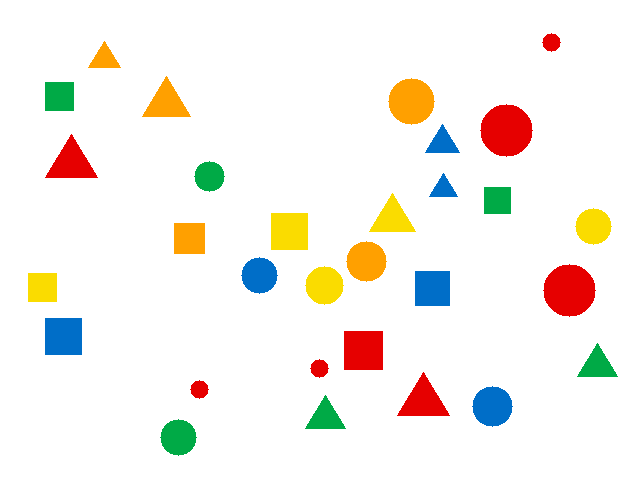
#> input picture module4_machineVision_cv-industrial-workshop/images/shapes.png, 640 x 480 px, found by its file name
$ jupyter execute 03_ok_ng_inspection.ipynb   (older library calls are emulated)
#> lines starting #> are read from the running program, lines starting #| are printed output that depends on the picture; after the words box and inside, x2 and y2 are one past the last pixel; in counts of white or black regions, pixels touching at a corner belong together
### module4_machineVision_cv-industrial-workshop/scripts/vision_camera.py
"""
vision_camera.py : แหล่งภาพที่ใช้ร่วมกันทุก Workshop
  file   = ภาพจากไฟล์
  emu    = กล้อง Basler จำลอง (ไม่ต้องมีกล้องจริง)
  basler = กล้อง Basler จริง (GigE / USB)
  webcam = webcam สำรอง

ทุกแหล่งมีคำสั่งเหมือนกัน:  frame = src.read()   และ   src.close()
frame ที่ได้เป็นภาพสี BGR (numpy array) ส่งเข้า OpenCV ได้ทันที
"""
import os

# เปิดกล้องจำลองไว้เสมอ (ไม่กระทบกล้องจริง) จึงสลับ emu กับ basler ได้โดยไม่ต้อง Restart
os.environ.setdefault('PYLON_CAMEMU', '1')

import cv2
import numpy as np

# โฟลเดอร์ images/ ของ repo (ใช้ได้ไม่ว่าจะรันจากโฟลเดอร์ไหน)
IMG_DIR = os.path.join(os.path.dirname(os.path.abspath(__file__)), "..", "images")


def img_path(name):
    """คืน path เต็มของไฟล์ภาพตัวอย่างใน images/"""
    return name if os.path.exists(name) else os.path.join(IMG_DIR, name)


# [45 lines left out: functions imread_url, set_param, pick_device, not called in this run]

class FileSource:
    # [4 lines left out: function __init__, not called in this run]

    def read(self):
        return self.img.copy()

    def close(self):
        pass


class WebcamSource:
    # [7 lines left out: function __init__, not called in this run]

    def read(self):
        ok, frame = self.cap.read()
        return frame if ok else None

    def close(self):
        self.cap.release()


class BaslerSource:
    # [58 lines left out: functions __init__, read, not called in this run]

    def close(self):
        self.cam.StopGrabbing()
        self.cam.Close()


# [24 lines left out: functions add_source_args, open_source, fit_to_screen, not called in this run]


def use_thai_font():
    """ตั้งฟอนต์ไทยให้ matplotlib ทั้ง notebook (ทั้ง show() และกราฟที่วาดเอง)
    เลือกเฉพาะฟอนต์ที่มีในเครื่องจริง: Windows = Tahoma / Leelawadee UI, Mac = Thonburi / Tahoma"""
    import logging
    import warnings
    try:
        import matplotlib.pyplot as plt
        from matplotlib import font_manager
    except ImportError:
        return
    have = {f.name for f in font_manager.fontManager.ttflist}
    thai = [f for f in ("Tahoma", "Thonburi", "Leelawadee UI", "Noto Sans Thai",
                        "Sarabun", "Loma") if f in have]
    plt.rcParams["font.family"] = thai + ["DejaVu Sans"]
    logging.getLogger("matplotlib.font_manager").setLevel(logging.ERROR)
    warnings.filterwarnings("ignore", message="Glyph .* missing from font")


use_thai_font()   # เรียกทันทีที่ import vision_camera


def show(*imgs, titles=None, size=6):
    """แสดงภาพใน Jupyter Notebook (แปลง BGR เป็น RGB ให้อัตโนมัติ)"""
    import logging
    import warnings
    import matplotlib.pyplot as plt
    # ฟอนต์ที่มีภาษาไทย: Windows = Tahoma / Leelawadee UI, Mac = Thonburi
    # เลือกเฉพาะฟอนต์ไทยที่มีในเครื่องนี้จริง จึงไม่มีข้อความ findfont ... not found
    from matplotlib import font_manager
    have = {f.name for f in font_manager.fontManager.ttflist}
    thai = [f for f in ("Tahoma", "Leelawadee UI", "Thonburi", "Noto Sans Thai") if f in have]
    plt.rcParams["font.family"] = thai + ["DejaVu Sans"]
    warnings.filterwarnings("ignore", message="Glyph")
    warnings.filterwarnings("ignore", message="findfont")
    logging.getLogger("matplotlib.font_manager").setLevel(logging.ERROR)  # findfont มาทาง logging ไม่ใช่ warnings
    n = len(imgs)
    fig, axes = plt.subplots(1, n, figsize=(size * n, size * 0.75))
    axes = [axes] if n == 1 else axes
    for i, (ax, im) in enumerate(zip(axes, imgs)):
        if im.ndim == 2:
            ax.imshow(im, cmap="gray", vmin=0, vmax=255)
        else:
            ax.imshow(cv2.cvtColor(im, cv2.COLOR_BGR2RGB))
        if titles:
            ax.set_title(titles[i])
        ax.axis("off")
    plt.tight_layout()
    plt.show()


def grab_one(source="emu", image="shapes.png", exposure_us=5000, gain=0):
    """ถ่ายภาพ 1 ภาพแล้วปิดกล้องทันที (เหมาะกับ Notebook: กล้องไม่ค้าง)
    source = "file" | "emu" | "basler" | "webcam"
    """
#> called with source = 'file', image = 'shapes.png', exposure_us = 5000, gain = 0
    if source == "file":
        return cv2.imread(img_path(image))
#> returned value is the input picture: shape (480, 640, 3); mean B, G, R 234.9, 241.3, 245.5
    if source == "webcam":
        cam = WebcamSource()
    else:
        cam = BaslerSource(emulate=(source == "emu"), image_path=img_path(image),
                           exposure_us=exposure_us, gain=gain)
    try:
        frame = None
        for _ in range(5):          # ลองหลายครั้งเผื่อเฟรมแรกยังไม่พร้อม
            frame = cam.read()
            if frame is not None:
                break
        if frame is None:
            raise RuntimeError("ถ่ายภาพไม่สำเร็จ 5 ครั้ง: ภาพจากกล้องมาไม่ครบ "
                               "ลองเช็กสาย LAN / PoE หรือปิดโปรแกรมอื่นที่ใช้กล้องอยู่")
        return frame
    finally:
        cam.close()                 # ปิดกล้องเสมอ แม้เกิด error


def put_label(img, text, org=(10, 30), scale=0.8, color=(0, 255, 255)):
    cv2.putText(img, text, org, cv2.FONT_HERSHEY_SIMPLEX, scale, (0, 0, 0), 4)
    cv2.putText(img, text, org, cv2.FONT_HERSHEY_SIMPLEX, scale, color, 2)


# ---------------------------------------------------------------
# สำหรับ Notebook 02b: เล่นกับกล้องจำลอง
# ---------------------------------------------------------------
# [28 lines left out: function grab_emu, not called in this run]


class EmuLine:
    """สายการผลิตจำลอง: กล้องจำลองส่งภาพจากโฟลเดอร์ทีละภาพ ทุกครั้งที่สั่ง Trigger
    ใช้แบบ:  line = EmuLine("line")  ->  frame = line.trigger()  ->  line.close()"""

    # [27 lines left out: functions __init__, trigger, not called in this run]

    def close(self):
        self.cam.StopGrabbing()
        self.cam.Close()


# [17 lines left out: function simulate_real, not called in this run]


class SimpleHOG:
    # HOG แบบเขียนเอง ใช้แทน cv2.HOGDescriptor ที่ไม่มีใน OpenCV 5  (ภาพ 64x48, cell 8, block 2x2, 9 ทิศ)
    def __init__(self, cell=8, bins=9):
        self.cell, self.bins = cell, bins

    # [32 lines left out: functions compute, make_hog, not called in this run]

### module4_machineVision_cv-industrial-workshop/notebooks/03_ok_ng_inspection.ipynb
# Workshop 2B: ตรวจชิ้นงาน OK / NG
โจทย์: ในถาดต้องมีชิ้นสีแดงขนาดใหญ่ **ครบตามจำนวน** ถ้าขาดหรือเกิน = **NG**
ในโรงงาน เซนเซอร์จะสั่งถ่ายภาพเมื่อชิ้นงานมาถึง (Trigger)  ใน Notebook นี้ **รัน cell ข้อ 3 หนึ่งครั้ง = Trigger หนึ่งครั้ง**

[cell 1]
import sys, os
sys.path.insert(0, os.path.abspath("../scripts"))   # ให้หาไฟล์ vision_camera.py เจอ

import cv2
import numpy as np
from vision_camera import show, grab_one, img_path, put_label
print("OpenCV", cv2.__version__, "พร้อมใช้งาน")

## 1. ตั้งค่างานตรวจ

[cell 2]
SOURCE   = "file"     # "file" | "emu" | "basler"
IMAGE    = "shapes.png"
EXPECT   = 5          # จำนวนชิ้นที่ต้องมี
H_LOW, H_HIGH = 0, 10
MIN_AREA = 1000
LOG_FILE = "inspection_log.csv"

## 2. ฟังก์ชันนับและตัดสิน

[cell 3]
def count_big(img):
    hsv = cv2.cvtColor(img, cv2.COLOR_BGR2HSV)
#> hsv: shape (480, 640, 3); mean H, S, V 3.8, 24.9, 251.9
    mask = cv2.inRange(hsv, np.array([H_LOW, 50, 50]), np.array([H_HIGH, 255, 255]))
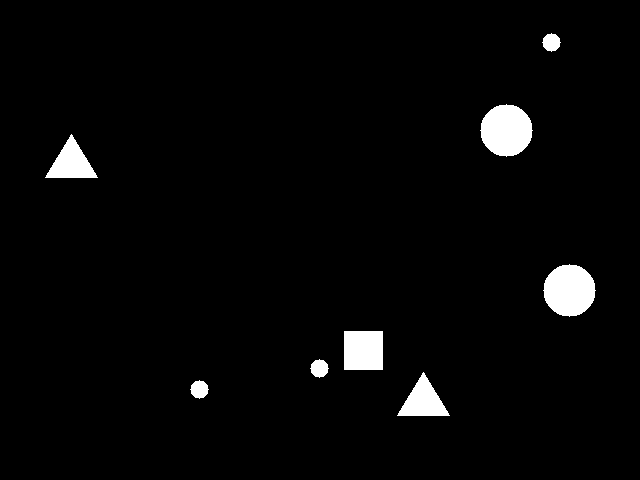
#> mask: shape (480, 640); 2.9% white; 8 white regions
    contours, _ = cv2.findContours(mask, cv2.RETR_EXTERNAL, cv2.CHAIN_APPROX_NONE)
#> contours = 8 contours; box (x1, y1, x2, y2) and area: (543, 264, 596, 317) 2048, (480, 104, 533, 157) 2048, (344, 331, 383, 370) 1444, (397, 372, 450, 416) 1118, (45, 134, 98, 178) 1118, (190, 380, 209, 399) 228, (310, 359, 329, 378) 228, (542, 33, 561, 52) 228
    boxes = [cv2.boundingRect(c) for c in contours if cv2.contourArea(c) > MIN_AREA]
#> boxes = [(397, 372, 53, 44), (344, 331, 39, 39), (543, 264, 53, 53), (45, 134, 53, 44), (480, 104, 53, 53)]
    return boxes

def judge(n):
    return "OK" if n == EXPECT else "NG"

## 3. Trigger: รัน cell นี้ซ้ำได้เรื่อยๆ
ลองเปลี่ยน `EXPECT` ใน cell ข้อ 1 เป็น 6 แล้วรันใหม่ จะได้ NG

[cell 4]
import csv, time
from datetime import datetime

t0 = time.perf_counter()
frame = grab_one(SOURCE, image=IMAGE)
boxes = count_big(frame)
verdict = judge(len(boxes))
#> verdict = 'OK'
ms = (time.perf_counter() - t0) * 1000

view = frame.copy()
for x, y, w, h in boxes:
    cv2.rectangle(view, (x, y), (x + w, y + h), (200, 0, 100), 3)
#> this loop made 5 passes
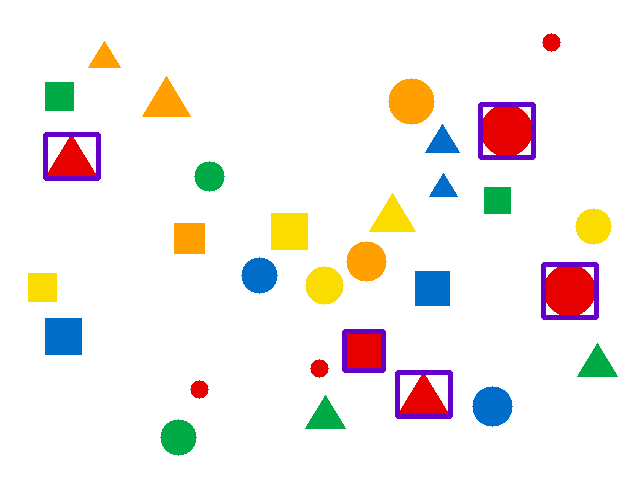
#> view: shape (480, 640, 3); 1.56% of pixels changed, all inside (x1, y1, x2, y2) = (43, 102, 599, 419)
color = (0, 160, 0) if verdict == "OK" else (0, 0, 210)
#> color = (0, 160, 0)
cv2.rectangle(view, (0, 0), (view.shape[1], 50), color, -1)
cv2.putText(view, f"{verdict}  {len(boxes)}/{EXPECT}", (10, 38),
            cv2.FONT_HERSHEY_SIMPLEX, 1.2, (255, 255, 255), 3)
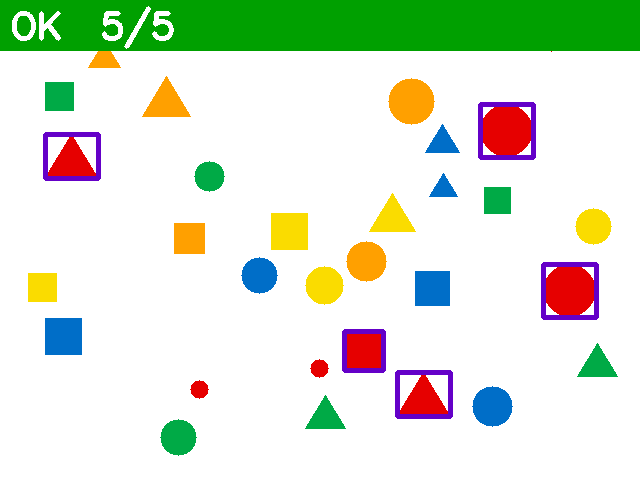
#> view: shape (480, 640, 3); mean B, G, R 209.2, 228.7, 217.4

now = datetime.now().strftime("%Y-%m-%d %H:%M:%S")
new = not os.path.exists(LOG_FILE)
with open(LOG_FILE, "a", newline="", encoding="utf-8-sig") as f:
    w = csv.writer(f)
    if new:
        w.writerow(["time", "verdict", "count", "expect", "ms"])
    w.writerow([now, verdict, len(boxes), EXPECT, f"{ms:.0f}"])

if verdict == "NG":                                   # เก็บภาพชิ้นงานเสียไว้ตรวจย้อนหลัง
    os.makedirs("ng_images", exist_ok=True)
    cv2.imwrite(f"ng_images/NG_{now.replace(':', '-')}.png", view)

print(f"{now}  ผล: {verdict}  พบ {len(boxes)} ชิ้น (ต้องมี {EXPECT})  ใช้เวลา {ms:.0f} ms")
#| 2026-11-20 05:13:30  ผล: OK  พบ 5 ชิ้น (ต้องมี 5)  ใช้เวลา 106 ms
show(view, titles=[verdict])

## 4. ดูบันทึกผลการตรวจ

[cell 5]
with open(LOG_FILE, encoding="utf-8-sig") as f:
    rows = list(csv.reader(f))[1:]
ok = sum(1 for r in rows if r[1] == "OK")
print(f"ตรวจทั้งหมด {len(rows)} ครั้ง   OK {ok}   NG {len(rows) - ok}")
for r in rows[-5:]:
    print(r)

## ลองเอง (ระดับ 2)
ให้เป็น NG ด้วย ถ้ามี **ชิ้นแดงเล็ก** ปนมา (ชิ้นที่พื้นที่น้อยกว่า `MIN_AREA`)
คำใบ้: นับ contour ทั้งหมด แล้วลบจำนวนชิ้นใหญ่

---
# ลงมือทำ: ยกระดับสถานีตรวจ OK / NG (4 ภารกิจ)
ข้างบนตรวจได้แค่ “นับครบ 5 ไหม”  สถานีจริงต้องบอกได้ว่า**เสียเพราะอะไร** และสรุปผลทั้งล็อตได้
แต่ละภารกิจมี `TODO` ให้แก้ และตัวตรวจขึ้น ✅ / ❌ ทันที  เฉลยอยู่ท้าย notebook

[cell 6]
def check(title, got, expected):
    ok = got == expected
    print(('✅ ผ่าน  ' if ok else '❌ ยัง   ') + title + f'   ได้ {got}  ต้องการ {expected}')
    return ok

EXPECT = 5                     # คืนค่าเดิม เผื่อเปลี่ยนไว้ตอนลองเอง
TRAYS = sorted(os.path.join(img_path('line'), f) for f in os.listdir(img_path('line')) if f.endswith('.png'))
print('ถาดทั้งหมด', len(TRAYS), 'ใบ:', [os.path.basename(p) for p in TRAYS])

## ภารกิจ 1: จับเศษชิ้นแตก
ชิ้นแดงที่**เล็กกว่า** `MIN_AREA` แต่ใหญ่กว่า 50 พิกเซล คือเศษของชิ้นที่แตก ต้องนับได้

[cell 7]
def count_chips(img):
    hsv = cv2.cvtColor(img, cv2.COLOR_BGR2HSV)
    mask = cv2.inRange(hsv, np.array([H_LOW, 50, 50]), np.array([H_HIGH, 255, 255]))
    cs, _ = cv2.findContours(mask, cv2.RETR_EXTERNAL, cv2.CHAIN_APPROX_NONE)
    return 0                                       # TODO: นับ contour ที่พื้นที่อยู่ระหว่าง 50 ถึง MIN_AREA

check('ภารกิจ 1 เศษใน tray_03', count_chips(cv2.imread(img_path('line/tray_03.png'))), 2)
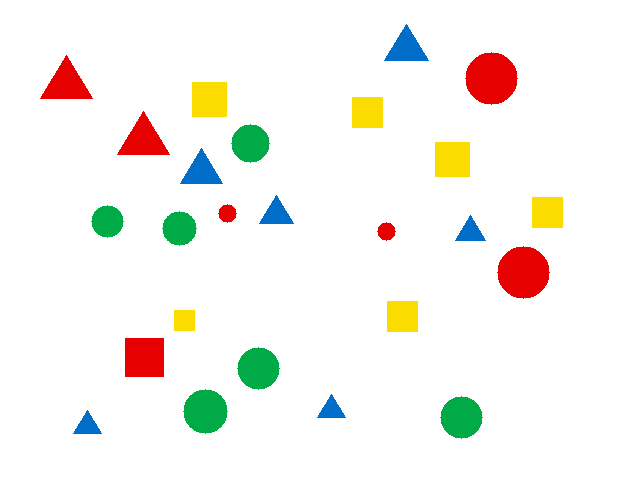
#> input picture module4_machineVision_cv-industrial-workshop/images/line/tray_03.png, 640 x 480 px, found by its file name
#> in count_chips, img is the input picture: shape (480, 640, 3); mean B, G, R 238.2, 243.6, 245.6
#> in count_chips, `cs, _ = cv2.findContours(mask, cv2.RETR_EXTERNAL, cv2.CHAIN_APPROX_NONE)`: cs = 7 contours; box (x1, y1, x2, y2) and area: (497, 246, 550, 299) 2048, (465, 52, 518, 105) 2048, (125, 338, 164, 377) 1444, (117, 111, 170, 155) 1118, (40, 55, 93, 99) 1118, (377, 222, 396, 241) 228, (218, 204, 237, 223) 228
check('ภารกิจ 1 เศษใน tray_01', count_chips(cv2.imread(img_path('line/tray_01.png'))), 0)
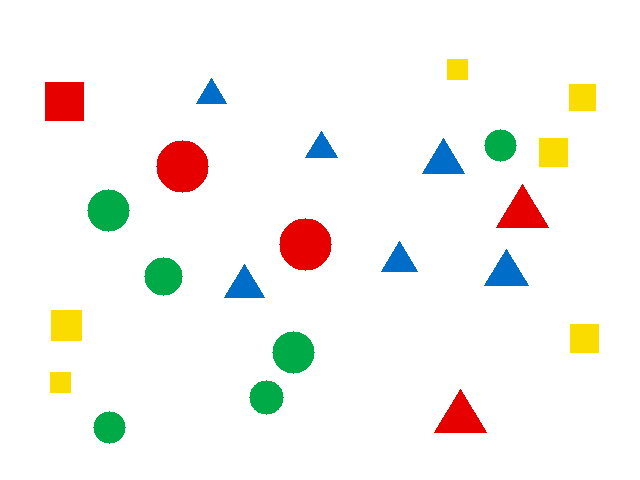
#> input picture module4_machineVision_cv-industrial-workshop/images/line/tray_01.png, 640 x 480 px, found by its file name
#> in count_chips, img is the input picture: shape (480, 640, 3); mean B, G, R 240.2, 244.2, 245.8
#> in count_chips (call 2), `mask = cv2.inRange(hsv, np.array([H_LOW, 50, 50]), np.array([H_HIGH, 2..`:
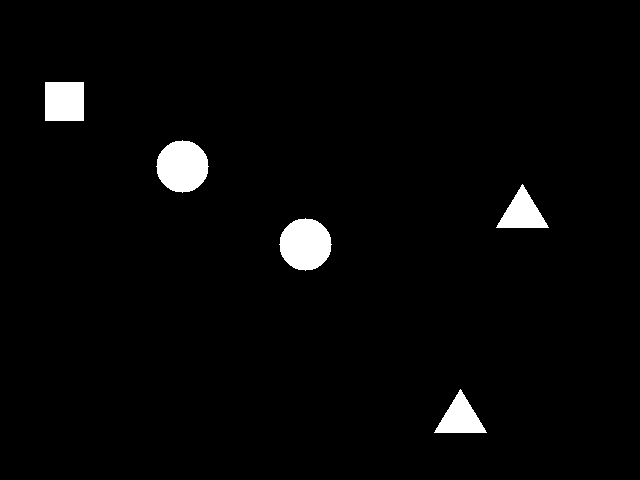
#> mask: shape (480, 640); 2.6% white; 5 white regions
#> in count_chips (call 2), `cs, _ = cv2.findContours(mask, cv2.RETR_EXTERNAL, cv2.CHAIN_APPROX_NONE)`: cs = 5 contours; box (x1, y1, x2, y2) and area: (279, 218, 332, 271) 2048, (156, 140, 209, 193) 2048, (45, 82, 84, 121) 1444, (434, 389, 487, 433) 1118, (496, 184, 549, 228) 1118
#> Out = True

## ภารกิจ 2: จับสิ่งแปลกปลอมสีส้ม
สีส้มอยู่ราว H 12–22  นับชิ้นสีส้มที่ใหญ่กว่า `MIN_AREA`

[cell 8]
def count_orange(img):
    hsv = cv2.cvtColor(img, cv2.COLOR_BGR2HSV)
    return 0                                       # TODO: สร้าง mask สีส้ม แล้วนับ contour ที่ใหญ่กว่า MIN_AREA

check('ภารกิจ 2 สีส้มใน tray_05', count_orange(cv2.imread(img_path('line/tray_05.png'))), 1)
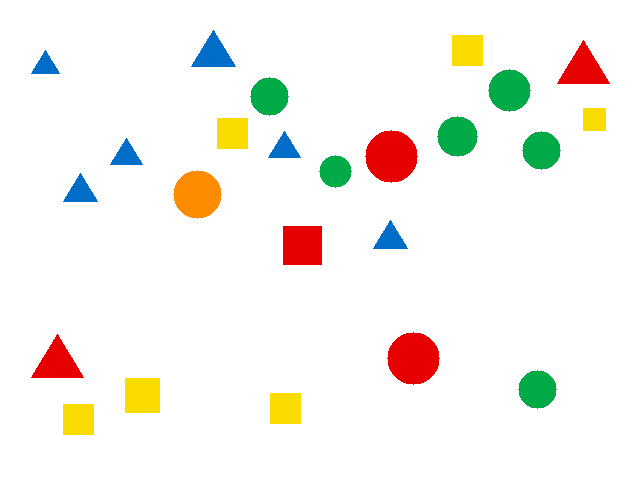
#> input picture module4_machineVision_cv-industrial-workshop/images/line/tray_05.png, 640 x 480 px, found by its file name
#> in count_orange, img is the input picture: shape (480, 640, 3); mean B, G, R 237.4, 243.6, 246
check('ภารกิจ 2 สีส้มใน tray_01', count_orange(cv2.imread(img_path('line/tray_01.png'))), 0)
#> Out = True

## ภารกิจ 3: บอกสาเหตุของ NG
คืนรหัสสาเหตุ ตามลำดับความสำคัญ: `MISSING` (ขาด) → `EXTRA` (เกิน) → `CHIP` (มีเศษ) → `FOREIGN` (มีสิ่งแปลกปลอม)
พนักงานหน้าไลน์ใช้รหัสนี้แก้ปัญหาได้ทันที ไม่ต้องเดาว่าเสียเพราะอะไร

[cell 9]
def inspect_full(img):
    n_big = len(count_big(img))
#> in count_big (call 2), `contours, _ = cv2.findContours(mask, cv2.RETR_EXTERNAL, cv2.CHAIN_APPR..`: contours has the same summary as cs in count_chips
#> n_big = 5
    n_chip = count_chips(img)
#> n_chip = 0
    n_orange = count_orange(img)
#> n_orange = 0
    if n_big < EXPECT:
        return 'NG', 'MISSING'
    # TODO: เพิ่มเงื่อนไข EXTRA, CHIP, FOREIGN ตามลำดับ
    return 'OK', 'OK'

reasons = [inspect_full(cv2.imread(p))[1] for p in TRAYS]
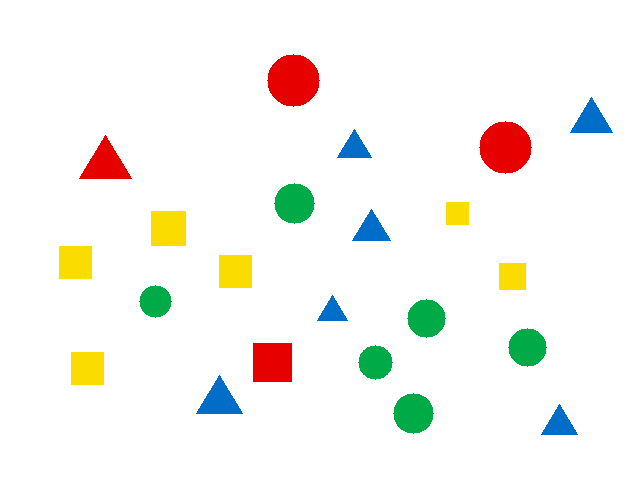
#> input picture module4_machineVision_cv-industrial-workshop/images/line/tray_02.png, 640 x 480 px, found by its file name
#> in count_big, img is the input picture: shape (480, 640, 3); mean B, G, R 239.9, 244.9, 245.7
#> in count_big (call 3), `mask = cv2.inRange(hsv, np.array([H_LOW, 50, 50]), np.array([H_HIGH, 2..`:
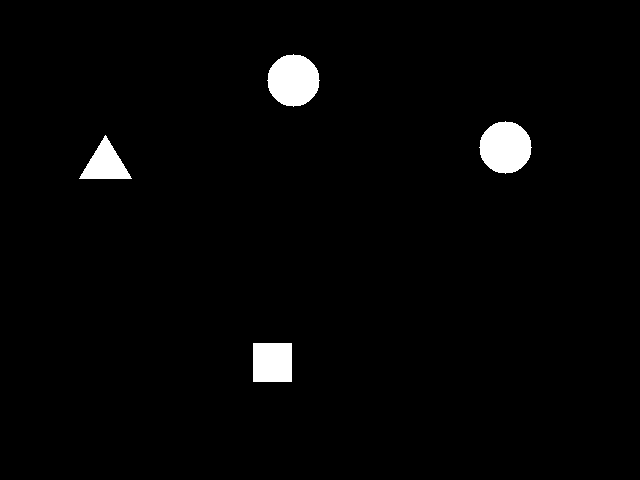
#> mask: shape (480, 640); 2.3% white; 4 white regions
#> in count_big (call 3), `contours, _ = cv2.findContours(mask, cv2.RETR_EXTERNAL, cv2.CHAIN_APPR..`: contours = 4 contours; box (x1, y1, x2, y2) and area: (479, 121, 532, 174) 2048, (267, 54, 320, 107) 2048, (253, 343, 292, 382) 1444, (79, 135, 132, 179) 1118
#> in count_big (call 3), `boxes = [cv2.boundingRect(c) for c in contours if cv2.contourArea(c) >..`: boxes = [(253, 343, 39, 39), (79, 135, 53, 44), (479, 121, 53, 53), (267, 54, 53, 53)]
#> in count_chips (call 4), `cs, _ = cv2.findContours(mask, cv2.RETR_EXTERNAL, cv2.CHAIN_APPROX_NONE)`: cs has the same summary as contours in count_big
#> in count_big (call 4), `contours, _ = cv2.findContours(mask, cv2.RETR_EXTERNAL, cv2.CHAIN_APPR..`: contours = 7 contours; box (x1, y1, x2, y2) and area: (497, 246, 550, 299) 2048, (465, 52, 518, 105) 2048, (125, 338, 164, 377) 1444, (117, 111, 170, 155) 1118, (40, 55, 93, 99) 1118, (377, 222, 396, 241) 228, (218, 204, 237, 223) 228
#> in count_chips (call 5), `cs, _ = cv2.findContours(mask, cv2.RETR_EXTERNAL, cv2.CHAIN_APPROX_NONE)`: cs has the same summary as contours in count_big
#> in count_big (call 5), `mask = cv2.inRange(hsv, np.array([H_LOW, 50, 50]), np.array([H_HIGH, 2..`:
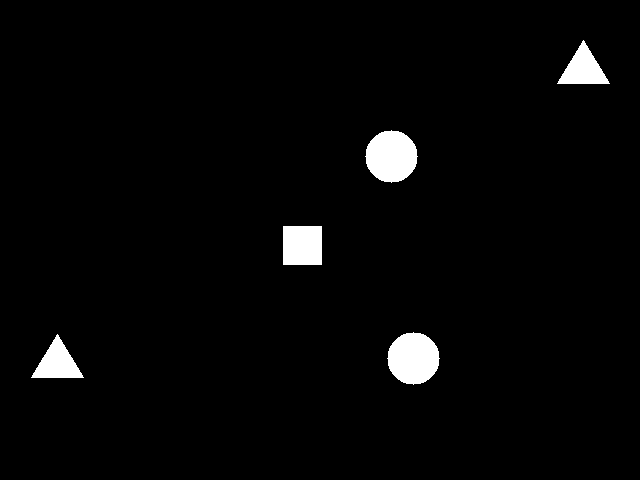
#> mask: shape (480, 640); 2.6% white; 5 white regions
#> in count_big (call 5), `contours, _ = cv2.findContours(mask, cv2.RETR_EXTERNAL, cv2.CHAIN_APPR..`: contours = 5 contours; box (x1, y1, x2, y2) and area: (387, 332, 440, 385) 2048, (365, 130, 418, 183) 2048, (283, 226, 322, 265) 1444, (31, 334, 84, 378) 1118, (557, 40, 610, 84) 1118
#> in count_big (call 5), `boxes = [cv2.boundingRect(c) for c in contours if cv2.contourArea(c) >..`: boxes = [(31, 334, 53, 44), (387, 332, 53, 53), (283, 226, 39, 39), (365, 130, 53, 53), (557, 40, 53, 44)]
#> in count_chips (call 6), `cs, _ = cv2.findContours(mask, cv2.RETR_EXTERNAL, cv2.CHAIN_APPROX_NONE)`: cs has the same summary as contours in count_big
#> reasons = ['OK', 'MISSING', 'OK', 'OK']
check('ภารกิจ 3 สาเหตุของถาด 1-6', reasons, ['OK', 'MISSING', 'CHIP', 'EXTRA', 'FOREIGN', 'OK'])
#| ❌ ยัง   ภารกิจ 3 สาเหตุของถาด 1-6   ได้ ['OK', 'MISSING', 'OK', 'OK']  ต้องการ ['OK', 'MISSING', 'CHIP', 'EXTRA', 'FOREIGN', 'OK']
#> Out = False

## ภารกิจ 4: สรุปผลทั้งล็อต
ตรวจถาดทั้ง 6 ใบ  คำนวณ **Yield** (% ที่ผ่าน) และเก็บภาพ NG แยกตามสาเหตุ ไว้ให้ QC ตรวจซ้ำ

[cell 10]
import shutil
shutil.rmtree('ng_by_reason', ignore_errors=True)
os.makedirs('ng_by_reason')
summary = {}
for p in TRAYS:
    verdict, reason = inspect_full(cv2.imread(p))
#> in count_big (call 6), `contours, _ = cv2.findContours(mask, cv2.RETR_EXTERNAL, cv2.CHAIN_APPR..`: contours has the same summary as cs in count_chips
#> reason = 'OK'
    summary[reason] = summary.get(reason, 0) + 1
    # TODO: ถ้า NG ให้บันทึกภาพด้วย cv2.imwrite ไปที่ ng_by_reason/<สาเหตุ>_<ชื่อไฟล์ถาด>

yield_pct = 0                                      # TODO: % ของถาดที่ OK จากทั้งหมด
#> yield_pct = 0
print('สรุปตามสาเหตุ:', summary)
#| สรุปตามสาเหตุ: {'OK': 3, 'MISSING': 1}
check('ภารกิจ 4 Yield (%)', round(yield_pct), 33)
#| ❌ ยัง   ภารกิจ 4 Yield (%)   ได้ 0  ต้องการ 33
#| ❌ ยัง   ภารกิจ 4 ภาพ NG ที่เก็บไว้   ได้ 0  ต้องการ 4
check('ภารกิจ 4 ภาพ NG ที่เก็บไว้', len(os.listdir('ng_by_reason')), 4)

<details>
<summary><b>เฉลย (คลิกเพื่อเปิด)</b></summary>

**ภารกิจ 1:** `return sum(50 < cv2.contourArea(c) <= MIN_AREA for c in cs)`

**ภารกิจ 2:**
```python
mask = cv2.inRange(hsv, np.array([12, 50, 50]), np.array([22, 255, 255]))
cs, _ = cv2.findContours(mask, cv2.RETR_EXTERNAL, cv2.CHAIN_APPROX_NONE)
return sum(cv2.contourArea(c) > MIN_AREA for c in cs)
```

**ภารกิจ 3:**
```python
if n_big > EXPECT:
    return 'NG', 'EXTRA'
if n_chip > 0:
    return 'NG', 'CHIP'
if n_orange > 0:
    return 'NG', 'FOREIGN'
```

**ภารกิจ 4:**
```python
if verdict == 'NG':
    cv2.imwrite(os.path.join('ng_by_reason', reason + '_' + os.path.basename(p)), cv2.imread(p))
...
yield_pct = summary.get('OK', 0) / len(TRAYS) * 100
```
</details>
